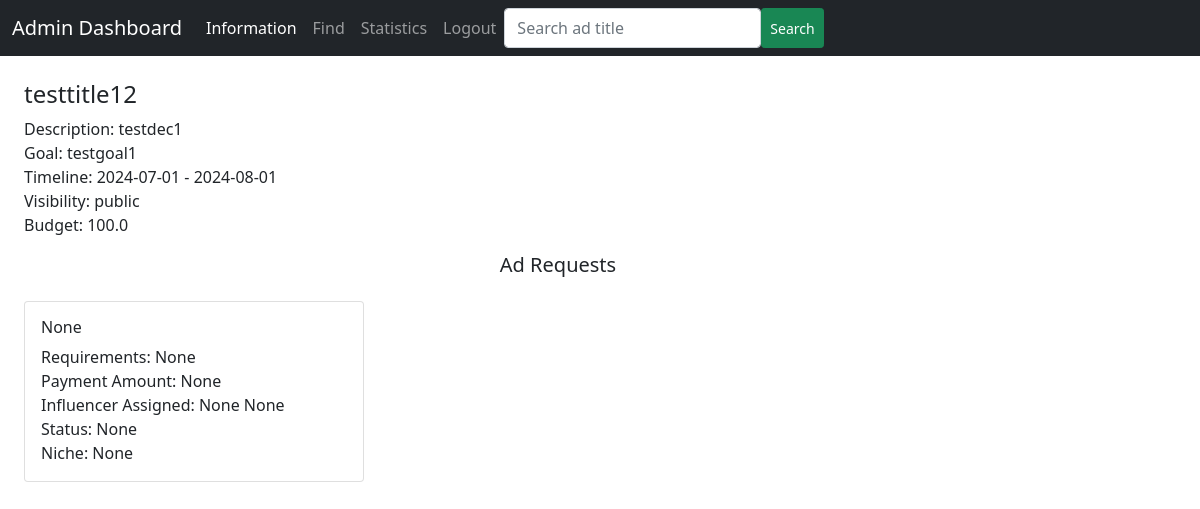
Before: /campaign_details/1 with the older database file.
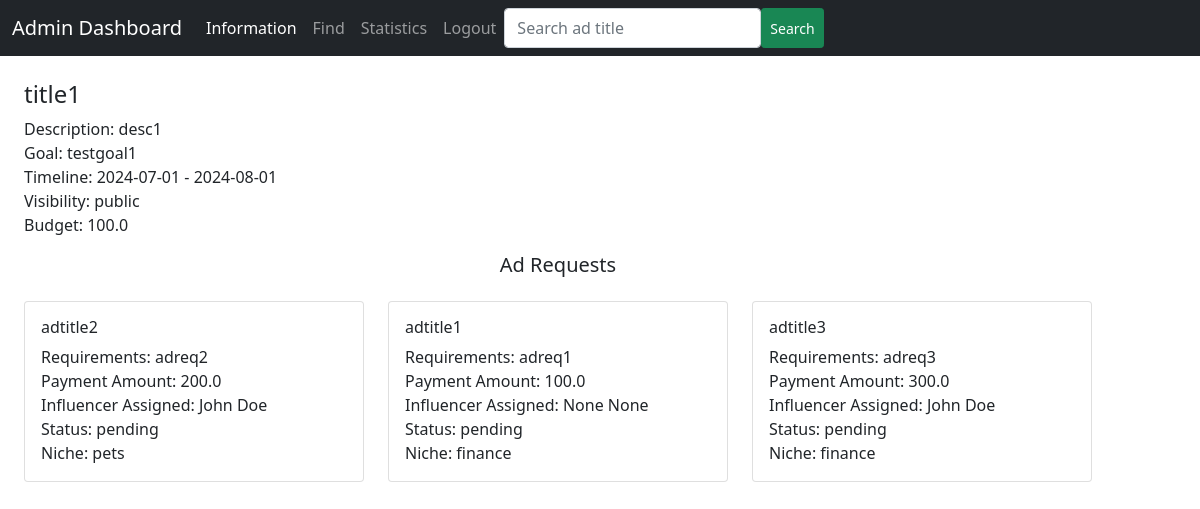
After: the same page with the newer database file.
### backend/models.py (models this page shows)
class Campaign(db.Model):
    __tablename__ = 'campaign'
    id = db.Column(db.Integer, primary_key=True)
    sponsor_id = db.Column(db.Integer, db.ForeignKey('sponsor.id'), nullable=False)
    visibility = db.Column(db.Enum('private', 'public'), default='public', nullable=False)
    title = db.Column(db.String, nullable=False)
    description = db.Column(db.String)
    goal = db.Column(db.String)
    start_date = db.Column(db.Date, nullable=False)
    end_date = db.Column(db.Date, nullable=False)
    budget = db.Column(db.Float, nullable=False)
    flagged = db.Column(db.Boolean, default=False)
    ad_request = db.relationship('Ad_Request', backref='campaign')

class Ad_Request(db.Model):
    __tablename__ = 'ad_request'
    id = db.Column(db.Integer, primary_key=True)
    influencer_id = db.Column(db.Integer, db.ForeignKey('influencer.id'))
    campaign_id = db.Column(db.Integer, db.ForeignKey('campaign.id'), nullable=False)
    title = db.Column(db.String, nullable=False)
    status = db.Column(db.Enum('pending', 'accepted', 'rejected'), default='pending')
    payment_amount = db.Column(db.Float, nullable=False)
    requirement = db.Column(db.String, nullable=False)
    niche_id = db.Column(db.Integer, db.ForeignKey('niche.id'), nullable=False)

class Influencer(db.Model):
    __tablename__ = 'influencer'
    id = db.Column(db.Integer, primary_key=True)
    first_name = db.Column(db.String, nullable=False)
    last_name = db.Column(db.String)
    age = db.Column(db.Integer, nullable=False)
    username = db.Column(db.String, unique=True, nullable=False)
    password = db.Column(db.String, nullable=False)
    email = db.Column(db.String, unique=True, nullable=False)
    earning = db.Column(db.Integer, default=0)
    profile_pic = db.Column(db.String)
    flagged = db.Column(db.Boolean, default=False)
    reach = db.relationship('Reach', backref='influencer')
    ad_request = db.relationship('Ad_Request', backref='influencer')
    influencer_niche = db.relationship('Influencer_Niche', backref='influencer')

class Niche(db.Model):
    __tablename__ = 'niche'
    id = db.Column(db.Integer, primary_key=True)
    name = db.Column(db.String, nullable=False)
    influencer_niche = db.relationship('Influencer_Niche', backref='niche')
    ad_request = db.relationship('Ad_Request', backref='niche')

### backend/controllers.py (the view)
@app.route('/campaign_details/<int:camp_id>', methods=['GET', 'POST'])
def particular_campaign_details(camp_id):
    return render_template('admin_campaign_details.html', campaign_info=fetch_campaign_details(camp_id))

### templates/admin_campaign_details.html (shortened to what this page needs)
<!DOCTYPE html>
<html lang="en">
<head>
    <link href="https://cdn.jsdelivr.net/npm/bootstrap@5.0.2/dist/css/bootstrap.min.css" rel="stylesheet">
</head>
<body>
    <div id="container">
        <div id="panel">
            <nav class="navbar navbar-expand-lg navbar-dark bg-dark">
                <div class="container-fluid">
                    <label class="navbar-brand">Admin Dashboard</label>
                    <div class="collapse navbar-collapse" id="navbarNavAltMarkup">
                        <div class="navbar-nav">
                            <a class="nav-link active" aria-current="page" href="/admin_dashboard">Information</a>
                            <a class="nav-link" href="/admin_find">Find</a>
                            <a class="nav-link" href="#">Statistics</a>
                            <a class="nav-link" href="#">Logout</a>
                            <input class="form-control" type="search" placeholder="Search ad title" aria-label="Search">
                            <button type="submit" class="btn btn-success btn-sm">Search</button>
                        </div>
                    </div>
                </div>
            </nav>
        </div>
        {% for key, value in campaign_info.items() %}
            <div class="container row mt-4">
                <h4>{{ value.title }}</h4>
                <p>
                    Description: {{ value.description }} <br>
                    Goal: {{ value.goal }} <br>
                    Timeline: {{ value.start_date }} - {{ value.end_date }} <br>
                    Visibility: {{ value.visibility }} <br>
                    Budget: {{ value.budget }} <br>
                </p>
            </div>
            <div class="container row">
                <h5 class="text-center mb-4">Ad Requests</h5>
                {% for id, details in value.ads.items() %}
                    <div class="col-sm-4">
                        <div class="card">
                            <div class="card-body">
                                <h6 class="card-title">{{ details.title }}</h6>
                                <p class="card-text">
                                    Requirements: {{ details.requirements }} <br>
                                    Payment Amount: {{ details.payment_amount }} <br>
                                    Influencer Assigned: {{ details.influencer_fname }} {{ details.influencer_lname }} <br>
                                    Status: {{ details.status }} <br>
                                    Niche: {{ details.niche }}
                                </p>
                            </div>
                        </div>
                    </div>
                {% endfor %}
            </div>
        {% endfor %}
    </div>
</body>
</html>

Changed rows visible on the page:
changed Campaign "testgoal1": title "testtitle12" → "title1"; description "testdec1" → "desc1"
added Ad_Request: title "adtitle2", requirements "adreq2", payment_amount "200.0"
now on this page (row unchanged): Influencer: influencer_fname "John" "John", influencer_lname "Doe" "Doe"
added Niche: niche "pets"
added Ad_Request: title "adtitle1", requirements "adreq1", payment_amount "100.0"
now on this page (row unchanged): Niche: niche "finance" "finance"
added Ad_Request: title "adtitle3", requirements "adreq3", payment_amount "300.0"
Other visible differences:
new list line: "Requirements: Payment Amount: Influencer Assigned: Status: pending Niche:"
new list line: "Requirements: Payment Amount: Influencer Assigned: None None Status: pending Niche:"
list line gone: "None Requirements: None Payment Amount: None Influencer Assigned: None None Status: None Niche: None"
